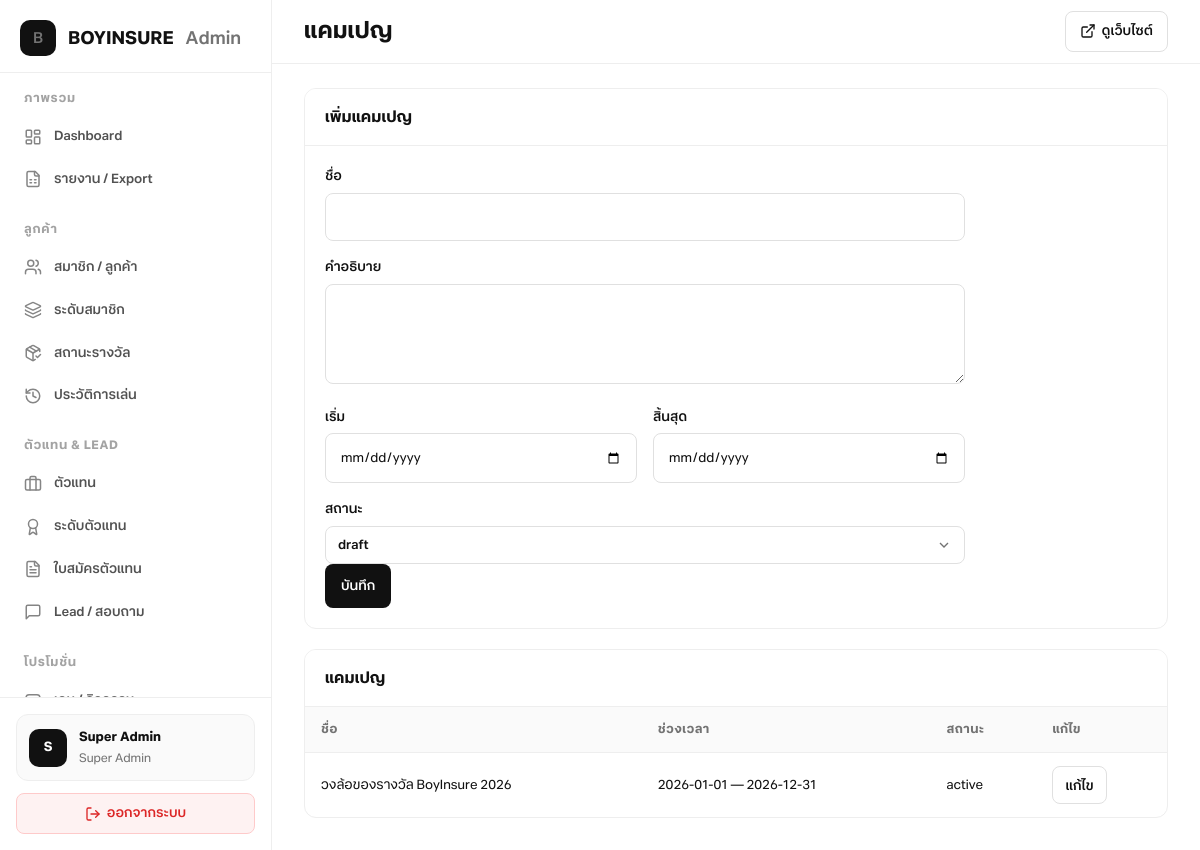
/admin/campaigns.php (signed in), run on an earlier commit of the app's database.
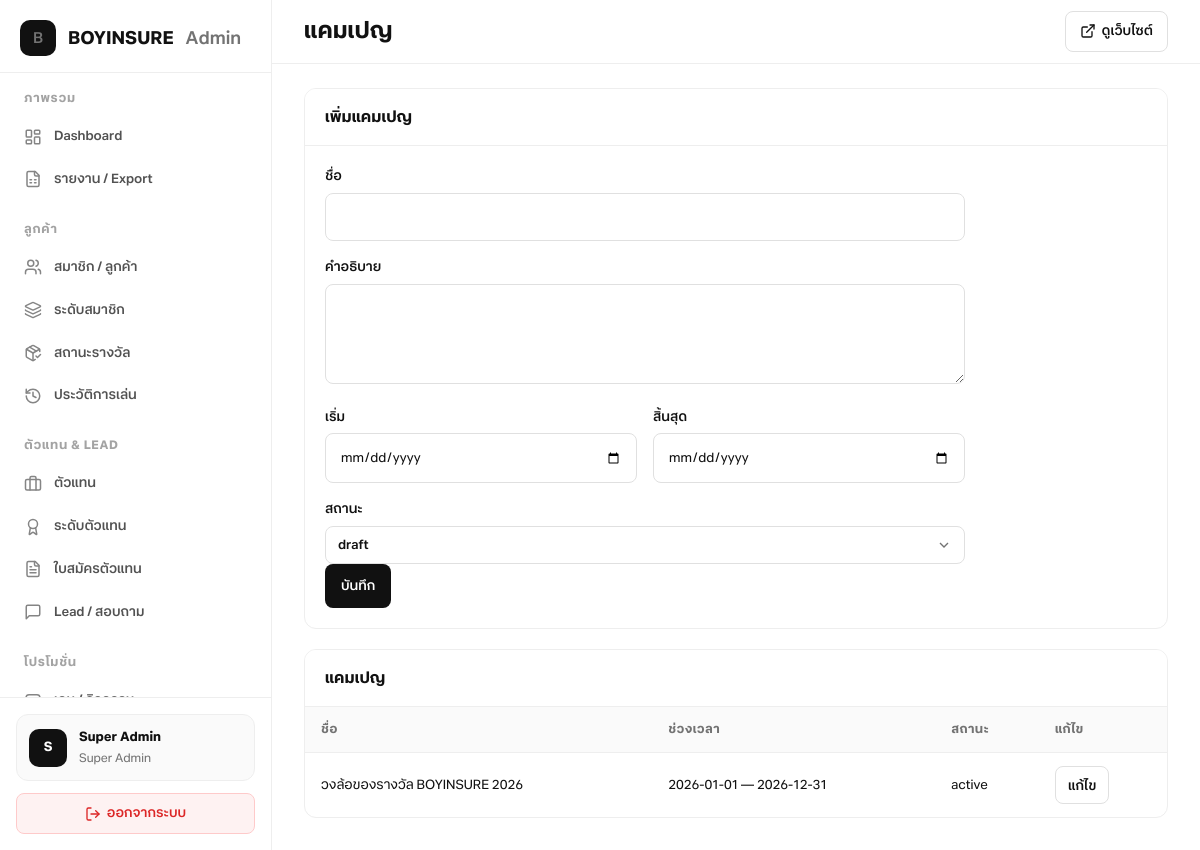
And on a later commit of the database.
### tables this page shows
CREATE TABLE campaigns (
  id INT UNSIGNED AUTO_INCREMENT PRIMARY KEY,
  name VARCHAR(120) NOT NULL,
  description TEXT NULL,
  start_date DATE NULL,
  end_date DATE NULL,
  status ENUM('draft','active','ended') NOT NULL DEFAULT 'draft',
  created_at DATETIME NOT NULL DEFAULT CURRENT_TIMESTAMP,
  updated_at DATETIME NOT NULL DEFAULT CURRENT_TIMESTAMP ON UPDATE CURRENT_TIMESTAMP
);

### includes/bootstrap.php (called while the page is built, shortened)
<?php
function app_config(string $key = null) {
    static $cfg;
    if (!$cfg) {
        $cfg = require dirname(__DIR__) . '/config.php';
    }
    $parts = explode('.', $key);
    $val = $cfg;
    foreach ($parts as $p) {
        $val = $val[$p];
    }
    return $val;
}
function db(): PDO {
    $c = app_config('db');
    $dsn = sprintf(
        'mysql:host=%s;port=%s;dbname=%s;charset=%s',
        $c['host'],
        $c['port'],
        $c['name'],
        $c['charset']
    );
    $pdo = new PDO($dsn, $c['user'], $c['pass'], [
        PDO::ATTR_ERRMODE => PDO::ERRMODE_EXCEPTION,
        PDO::ATTR_DEFAULT_FETCH_MODE => PDO::FETCH_ASSOC,
    ]);
    return $pdo;
}

### admin/campaigns.php (the view, shortened to what this page needs)
<?php
require_once __DIR__ . '/includes/auth.php';
$rows = db()->query('SELECT * FROM campaigns ORDER BY created_at DESC')->fetchAll();
?>
<div class="admin-card">
  <div class="admin-card__head"><h2>เพิ่มแคมเปญ</h2></div>
  <div class="admin-card__body">
    <form method="post" class="admin-form">
      <label>ชื่อ</label><input name="name" required />
      <label>คำอธิบาย</label><textarea name="description"></textarea>
      <div class="admin-form__row">
        <div><label>เริ่ม</label><input type="date" name="start_date" /></div>
        <div><label>สิ้นสุด</label><input type="date" name="end_date" /></div>
      </div>
      <label>สถานะ</label><select name="status"><option value="draft">draft</option><option value="active">active</option><option value="ended">ended</option></select>
      <button class="admin-btn admin-btn--primary">บันทึก</button>
    </form>
  </div>
</div>
<div class="admin-card">
  <div class="admin-card__head"><h2>แคมเปญ</h2></div>
  <div class="admin-table-wrap">
    <table class="admin-table">
      <thead><tr><th>ชื่อ</th><th>ช่วงเวลา</th><th>สถานะ</th><th>แก้ไข</th></tr></thead>
      <tbody>
        <?php foreach ($rows as $r): ?>
          <tr>
            <td><?= h($r['name']) ?></td>
            <td><?= h($r['start_date'] ?? '-') ?> — <?= h($r['end_date'] ?? '-') ?></td>
            <td><?= h($r['status']) ?></td>
            <td>
              <div class="admin-actions">
                <?= admin_edit_button('campaign-edit-' . $r['id']) ?>
              </div>
            </td>
          </tr>
        <?php endforeach; ?>
      </tbody>
    </table>
  </div>
</div>

### admin/includes/auth.php (shortened to what this page needs)
<?php
require_once dirname(__DIR__, 2) . '/includes/bootstrap.php';
function h(?string $s): string {
    return htmlspecialchars((string) $s, ENT_QUOTES, 'UTF-8');
}
function admin_edit_button(string $modalId, string $label = 'แก้ไข'): string {
    return '<button type="button" class="admin-btn admin-btn--ghost admin-btn--sm" data-admin-modal-open="' . h($modalId) . '">' . h($label) . '</button>';
}
function render_layout(string $title, string $content, string $active = ''): void {
    require __DIR__ . '/layout.php';
}

What changed in the data, as far as the page shows it:
changed campaigns "active": name "วงล้อของรางวัล BoyInsure 2026" → "วงล้อของรางวัล BOYINSURE 2026"
